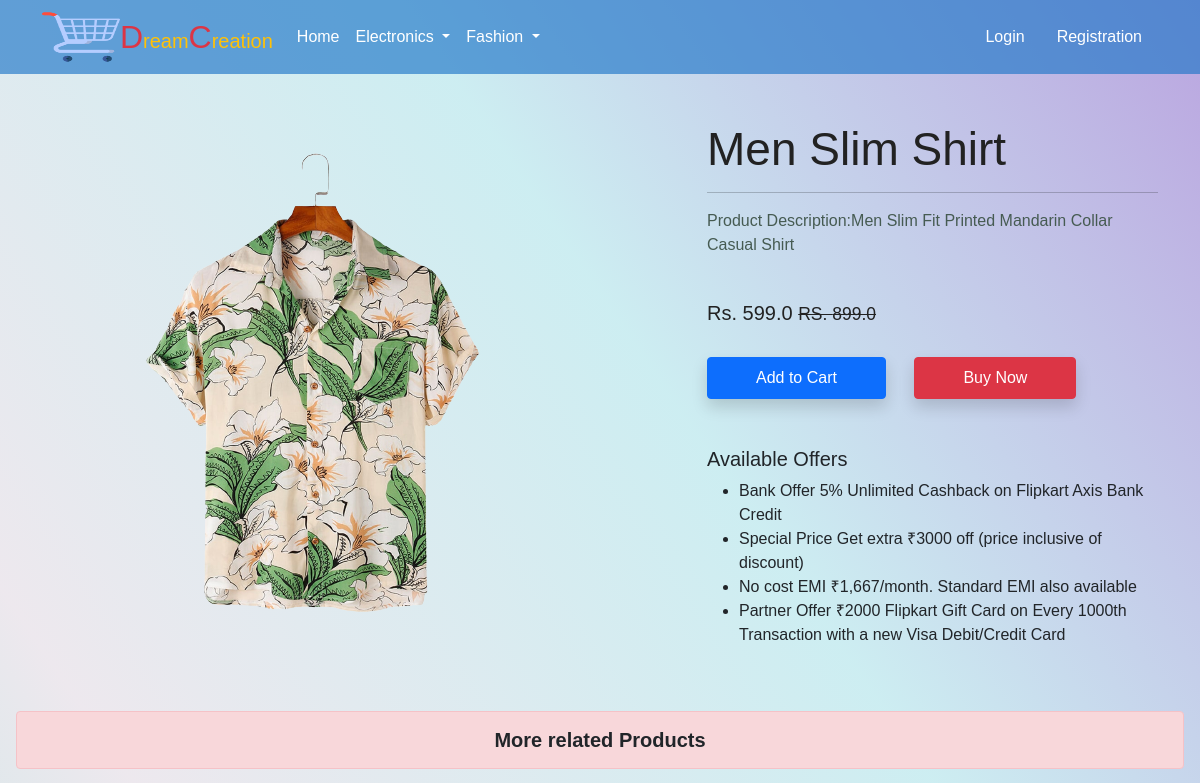
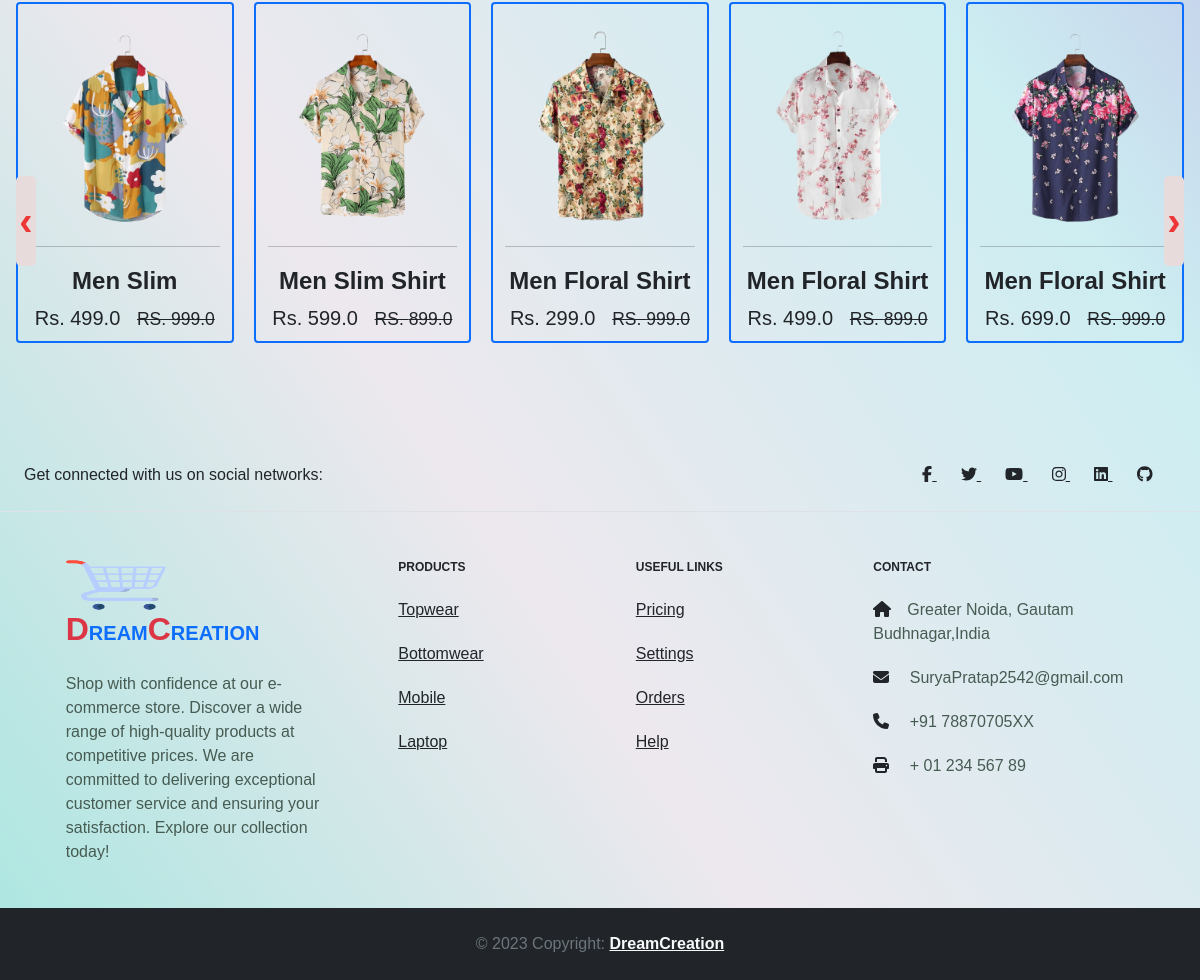
The app's page /product-detail/23 with its own data (2 pictures, top to bottom).
### app/models.py (models this page shows, shortened)
class Product(models.Model):
    title=models.CharField(max_length=100)
    selling_price=models.FloatField()
    discounted_price=models.FloatField()
    description=models.TextField()
    brand=models.CharField(max_length=100)
    category=models.CharField(choices=CATEGORY_CHOICES,max_length=2)
    product_image=models.ImageField(upload_to='productimg')

### app/views.py (the view)
# urls.py: path('product-detail/<int:pk>', views.ProductDetailView.as_view(), name='product-detail'),
class ProductDetailView(View):
    def get(self, request, pk):
        product = Product.objects.get(pk=pk)
        item_already_in_cart = False
        topwears = Product.objects.filter(category='TW')
        bottomwears = Product.objects.filter(category='BW')
        mobiles = Product.objects.filter(category='M')
        laptops = Product.objects.filter(category='L')
        cn = 0
        if request.user.is_authenticated:
            user = request.user
            cn = Cart.objects.filter(user=user).count()
            item_already_in_cart = Cart.objects.filter(
                Q(product=product.id) & Q(user=request.user)).exists()
        return render(request, 'app/productdetail.html', {'product': product, 'item_already_in_cart': item_already_in_cart, 'topwears': topwears, 'bottomwears': bottomwears, 'mobiles': mobiles, 'laptops': laptops, 'cn': cn})

### app/templates/app/productdetail.html (shortened to what this page needs)
{% extends 'app/base.html' %}
{% load static %}
{% block main-content %}
<div class="container my-5">
    <div class="row">
        <div class="col-sm-6 text-center align-self-center">
            <img src="{{product.product_image.url}}" alt="" class="img-fluid">
        </div>
        <div class="col-sm-5 offset-sm-1">
            <h2>{{product.title}}</h2>
            <hr>
            <p>Product Description:{{product.description}} </p> <br>
            <h4>Rs. {{product.discounted_price}}
                <small class="fw-light text-decoration-line-through">RS. {{product.selling_price}}</small>
            </h4> <br>
            {% if not request.user.is_authenticated %}
            <form action="/add-to-cart" class="d-inline">
                <button type="submit" class="btn btn-primary shadow px-5 py-2"> Add to Cart</button>
            </form>
            {%endif%}
            <a href="{% url 'showcart' %}" class="btn btn-danger shadow px-5 py-2 ms-4">Buy Now</a>
            <h5 class="mt-5">Available Offers</h5>
            <ul>
                <li>Bank Offer 5% Unlimited Cashback on Flipkart Axis Bank Credit</li>
                <li>Special Price Get extra ₹3000 off (price inclusive of discount)</li>
                <li>No cost EMI ₹1,667/month. Standard EMI also available</li>
                <li>Partner Offer ₹2000 Flipkart Gift Card on Every 1000th Transaction with a new Visa Debit/Credit Card
                </li>
            </ul>
        </div>
    </div>
</div>
{% endblock main-content %}
{% block main-content2 %}
{% if product.category == 'TW' %}
<div class="mx-3">
    <h4 class="alert alert-danger text-dark fw-bold text-center">More related Products</h4>
    <div class="owl-carousel" id="slider2">
        {% for t in topwears %}
        {% if t.brand == product.brand %}
        <a href="{% url 'product-detail' t.id %}" class="btn border border-primary border-2">
            <div class="item ">
              <img src="{{t.product_image.url}}" alt="" height="200px">
              <hr class="text-dark">
              <span class="fw-bold ">{{t.title}}</span><br>
              <span class="fs-5">Rs. {{t.discounted_price}} &nbsp; <small class="fw-light text-decoration-line-through ml-1">RS. {{t.selling_price}}</small></span>
            </div>
          </a>
        {% endif %}
        {% endfor %}
    </div>
</div>
{% endif %}
{% endblock main-content2 %}

### app/static/app/css/style.css (style rules this page uses)
body { background: linear-gradient(to top right, #aae6e0,#e9e3ead0,#c0e9eecb,#a98fd8cc); }
.owl-carousel .item { font-size: 24px; text-align: center; margin-top: 20px;; }
* { margin: 0; padding: 0; box-sizing: border-box; font-family: 'Spartan', sans-serif; }
h2 { font-size: 46px; line-height: 54px; color: #222; }
h4 { font-size: 20px; color: #222; }
p { font-size: 16px; color: #465b52; margin: 15px 0 20px 0; }

### records on screen
Product: product_image (picture), title "Men Slim Shirt", description "Men Slim Fit Printed Mandarin Collar Casual Shirt", discounted_price "599.0", selling_price "899.0"
Product: product_image (picture), title "Men Slim", discounted_price "499.0", selling_price "999.0"
Product: product_image (picture), title "Men Floral Shirt", discounted_price "299.0", selling_price "999.0"
Product: product_image (picture), title "Men Floral Shirt", discounted_price "499.0", selling_price "899.0"
Product: product_image (picture), title "Men Floral Shirt", discounted_price "699.0", selling_price "999.0"
